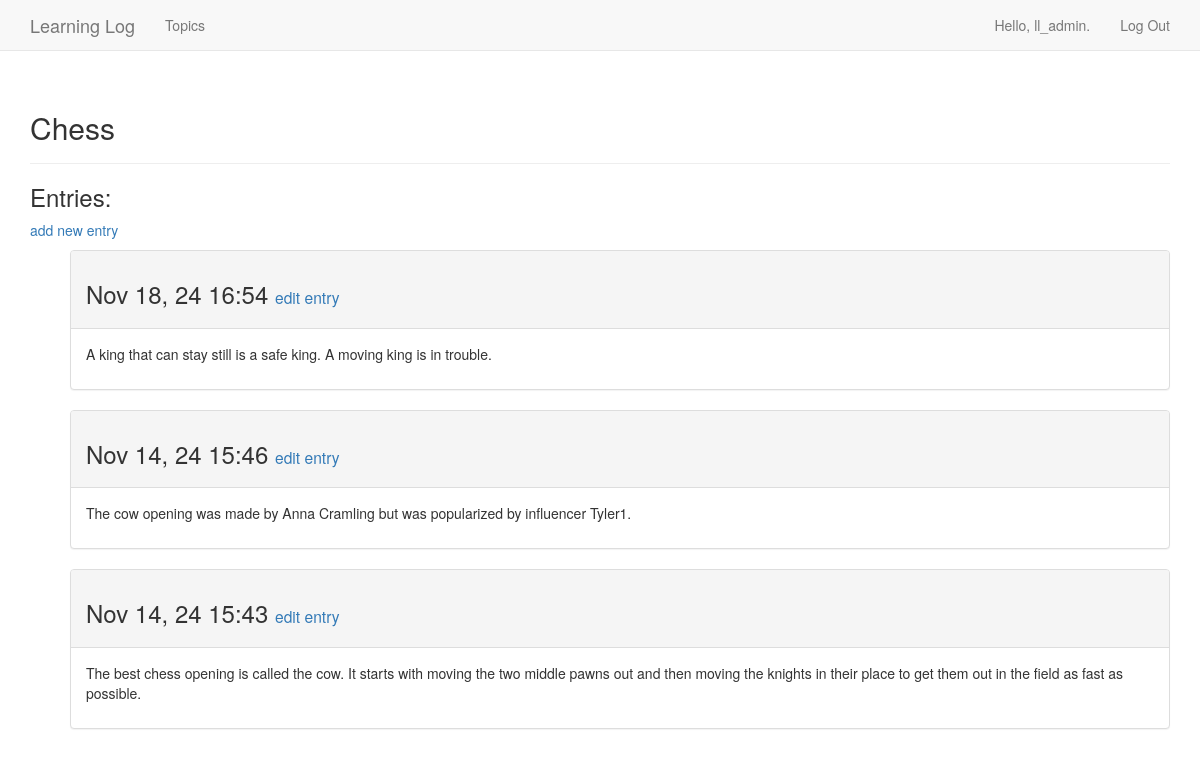
The page /topics/1/ (signed in) on the database its author committed.
### learning_logs/models.py (models this page shows, shortened)
class Topic(models.Model):
    text = models.CharField(max_length=200)
    date_added = models.DateTimeField(auto_now_add=True)
    owner = models.ForeignKey(User, on_delete=models.CASCADE)
    def __str__(self):
        return self.text

class Entry(models.Model):
    topic = models.ForeignKey(Topic, on_delete=models.CASCADE)
    text = models.TextField()
    date_added = models.DateTimeField(auto_now_add=True)
    class Meta:
        verbose_name_plural = 'entries'

### learning_logs/views.py (the view)
# urls.py: path('topics/<int:topic_id>/', views.topic, name='topic'),
@login_required
def topic (request, topic_id):
    topic = Topic.objects.get(id=topic_id)
    check_topic_owner(topic.owner, request.user)
    entries = topic.entry_set.order_by('-date_added')
    context = {'topic': topic, "entries": entries}
    return render(request, 'learning_logs/topic.html', context)

### learning_logs/views.py (called while the page is built)
def check_topic_owner(owner, current_user):
    if owner != current_user:
        raise Http404
    else:
        pass

### learning_logs/templates/learning_logs/topic.html
{% extends "learning_logs/base.html" %}
{% block header %}
    <h2>{{ topic }}</h2>
{% endblock header %}
{% block content %}
<div>
    <h3>Entries:</h3>
    <p>
        <a href="{% url 'learning_logs:new_entry' topic.id %}">add new entry</a>
    </p>
    <ul>
    {% for entry in entries %}
        <div class="panel panel-default">
            <div class="panel-heading">
                <h3>
                    {{ entry.date_added|date:'M d, y H:i' }}
                    <small>
                        <a href="{% url 'learning_logs:edit_entry' entry.id %}">
                            edit entry
                        </a>
                    </small>
                </h3>
            </div>
            <div class="panel-body">
                {{ entry.text|linebreaks }}
            </div>
        </div>
    {% empty %}
        <li>
            There are no entries for this topic yet.
        </li>
    {% endfor %}
    </ul>
</div>
{% endblock content %}

### learning_logs/templates/learning_logs/base.html (shortened to what this page needs)
{% load bootstrap3 %}
<!DOCTYPE html>
<html lang="en">
    <head>
        {% bootstrap_css %}
    </head>
    <body>
        <nav class="navbar navbar-default navbar-static-top">
            <div class="container">
                <div class="navbar-header">
                    <a class="navbar-brand" href="{% url 'learning_logs:index'%}">Learning Log</a>
                </div>
                <div id="navbar" class="navbar-collapse collapse">
                    <ul class="nav navbar-nav">
                        <li><a href="{% url 'learning_logs:topics' %}">Topics</a></li>
                    </ul>
                    <ul class="nav navbar-nav navbar-right">
                        {% if user.is_authenticated %}
                            <li><a>Hello, {{ user.username }}.</a></li>
                            <li><a href="{% url 'users:logout' %}">Log Out</a></li>
                        {% else %}
                            <li><a href="{% url 'users:register' %}">Register</a></li>
                            <li><a href="{% url 'users:login' %}">Login</a></li>
                        {% endif %}
                    </ul>
                </div>
            </div>
        </nav>
        <div class="container">
            <div class="page-header">
                {% block header %}{% endblock header %}
            </div>
            <div>
                {% block content %}{% endblock content%}
            </div>
        </div>
    </body>
</html>

### rows shown on the page
Topic: text "Chess"
Entry: date_added "Nov 18, 24 16:54", text "A king that can stay still is a safe king. A moving king is in trouble."
Entry: date_added "Nov 14, 24 15:46", text "The cow opening was made by Anna Cramling but was popularized by influencer Tyler1."
Entry: date_added "Nov 14, 24 15:43", text "The best chess opening is called the cow. It starts with moving the two middle pawns out and then moving the knights in their place to get them out in the field as fast as possible."

### other values the page prints
{{ user.username }} "ll_admin"
